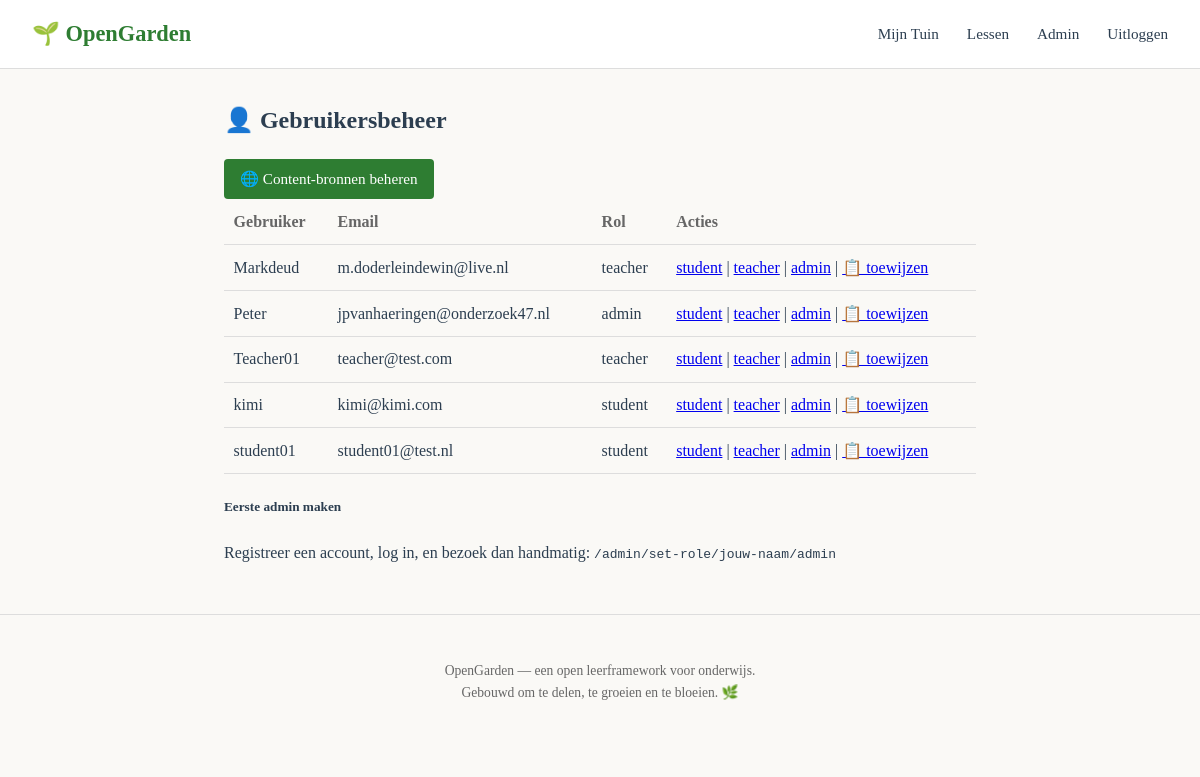
The page /admin/ (signed in) on the database its author committed.
### opengarden/models.py (models this page shows, shortened)
class User(db.Model):
    id = db.Column(db.Integer, primary_key=True)
    username = db.Column(db.String(150), unique=True, nullable=False)
    email = db.Column(db.String(150), unique=True, nullable=False)
    password_hash = db.Column(db.String(256), nullable=False)
    role = db.Column(db.String(20), nullable=False, default="student")
    dashboard_theme = db.Column(db.String(20), nullable=False, default="plant")
    module_visibility = db.Column(db.String(20), nullable=False, default="alles")
    last_seen = db.Column(db.DateTime, nullable=True)

### opengarden/admin/routes.py (the view)
@admin_bp.route("/")
@login_required
@admin_required
def index():
    users = User.query.order_by(User.username.asc()).all()
    return render_template("admin/index.html", users=users)

### opengarden/__init__.py (called while the page is built)
def create_app(config_class=Config):
    app = Flask(__name__, instance_relative_config=True)
    app.config.from_object(config_class)
    os.makedirs(app.instance_path, exist_ok=True)
    db.init_app(app)
    @app.context_processor
    def inject_globals():
        from flask import session
        return {
            "current_role": session.get("role", "guest"),
        }
    from opengarden.auth import auth_bp
    from opengarden.content import content_bp
    from opengarden.dashboard import dashboard_bp
    from opengarden.admin import admin_bp
    app.register_blueprint(auth_bp, url_prefix="/auth")
    app.register_blueprint(content_bp, url_prefix="/content")
    app.register_blueprint(dashboard_bp, url_prefix="/dashboard")
    app.register_blueprint(admin_bp, url_prefix="/admin")
    @app.route("/")
    def index():
        return render_template("index.html")
    return app

### opengarden/admin/routes.py (called while the page is built)
def admin_required(f):
    @wraps(f)
    def decorated_function(*args, **kwargs):
        if session.get("role") != "admin":
            flash("Alleen admins mogen dit.", "danger")
            return redirect(url_for("dashboard.index"))
        return f(*args, **kwargs)
    return decorated_function

### opengarden/auth/utils.py (called while the page is built)
def login_required(f):
    @wraps(f)
    def decorated_function(*args, **kwargs):
        if "user_id" not in session:
            flash("Log eerst in.", "warning")
            return redirect(url_for("auth.login", next=request.full_path))
        return f(*args, **kwargs)
    return decorated_function

### opengarden/admin/templates/admin/index.html
{% extends "base.html" %}
{% block content %}
<div class="d-flex justify-content-between align-items-center mb-4">
    <h2>👤 Gebruikersbeheer</h2>
    <a href="{{ url_for('admin.sources_overview') }}" class="btn btn-outline-primary">
        🌐 Content-bronnen beheren
    </a>
</div>
<table class="table">
    <thead>
        <tr>
            <th>Gebruiker</th>
            <th>Email</th>
            <th>Rol</th>
            <th>Acties</th>
        </tr>
    </thead>
    <tbody>
        {% for user in users %}
        <tr>
            <td>{{ user.username }}</td>
            <td>{{ user.email }}</td>
            <td>{{ user.role }}</td>
            <td>
                <a href="{{ url_for('admin.set_role', username=user.username, role='student') }}">student</a> |
                <a href="{{ url_for('admin.set_role', username=user.username, role='teacher') }}">teacher</a> |
                <a href="{{ url_for('admin.set_role', username=user.username, role='admin') }}">admin</a> |
                <a href="{{ url_for('admin.assign_form', username=user.username) }}">📋 toewijzen</a>
            </td>
        </tr>
        {% endfor %}
    </tbody>
</table>
<div class="alert alert-light border mt-4">
    <h5>Eerste admin maken</h5>
    <p class="mb-0">
        Registreer een account, log in, en bezoek dan handmatig:
        <code>/admin/set-role/jouw-naam/admin</code>
    </p>
</div>
{% endblock %}

### opengarden/templates/base.html (style rules this page uses)
:root { --bg: #faf9f6; --bg-alt: #f0f0ec; --text: #2c3e50; --text-soft: #666; --accent: #2e7d32; --accent-soft: #c8e6c9; --border: #ddd; --success: #4caf50; --warning: #ff9800; --error: #f44336; --card-bg: #fff; }
* { box-sizing: border-box; }
body { font-family: Georgia, serif; margin: 0; padding: 0; background: var(--bg); color: var(--text); line-height: 1.6; }
.btn { display: inline-block; padding: 0.5rem 1rem; background: var(--accent); color: #fff; text-decoration: none; border-radius: 4px; border: none; cursor: pointer; font-size: 0.95rem; }
table { width: 100%; border-collapse: collapse; }
th, td { text-align: left; padding: 0.6rem; border-bottom: 1px solid var(--border); }
th { font-weight: 600; color: var(--text-soft); }

### rows shown on the page
User: username "Markdeud", email "m.doderleindewin@live.nl", role "teacher"
User: username "Peter", email "jpvanhaeringen@onderzoek47.nl", role "admin"
User: username "Teacher01", email "teacher@test.com", role "teacher"
User: username "kimi", email "kimi@kimi.com", role "student"
User: username "student01", email "student01@test.nl", role "student"
